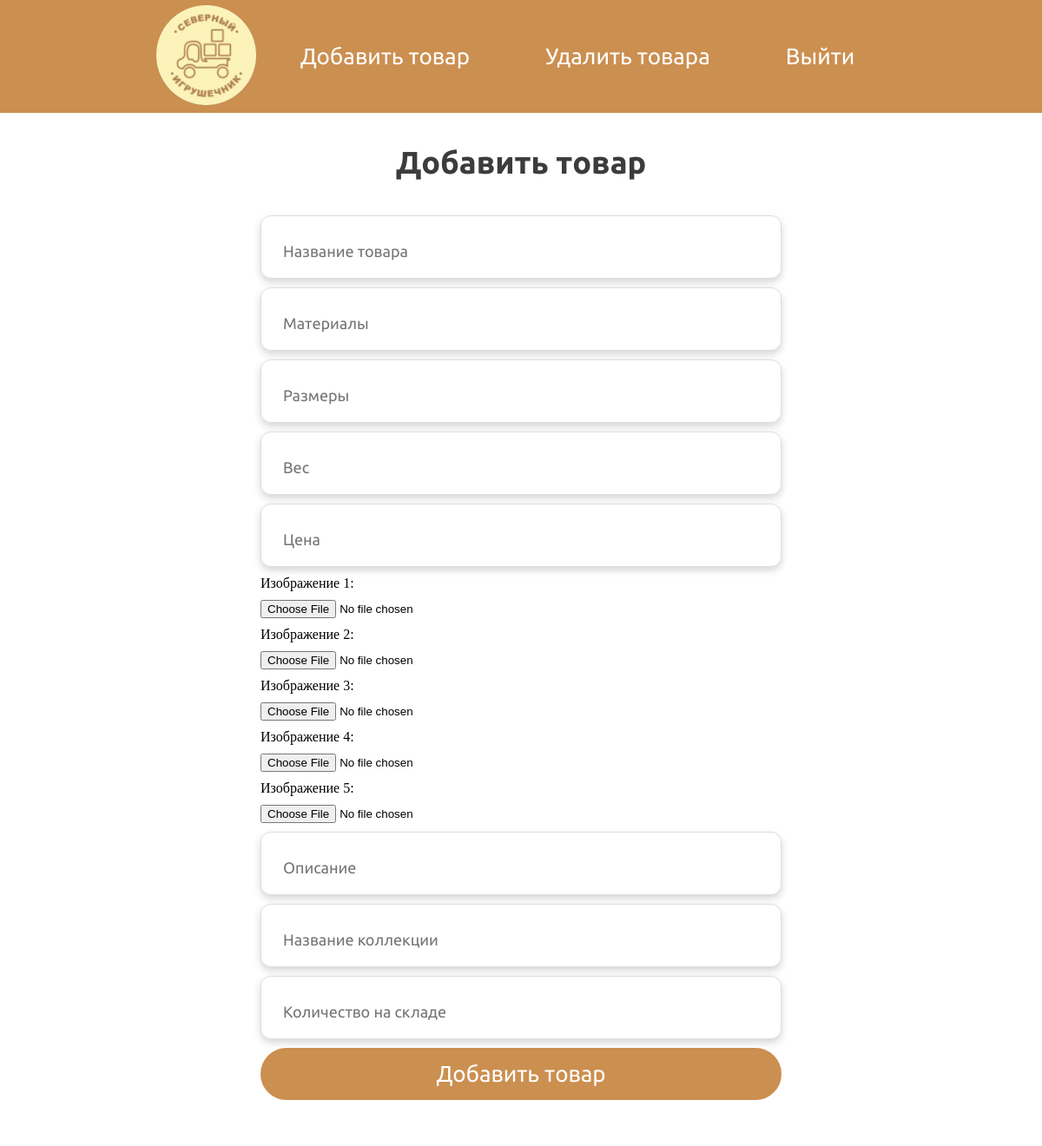
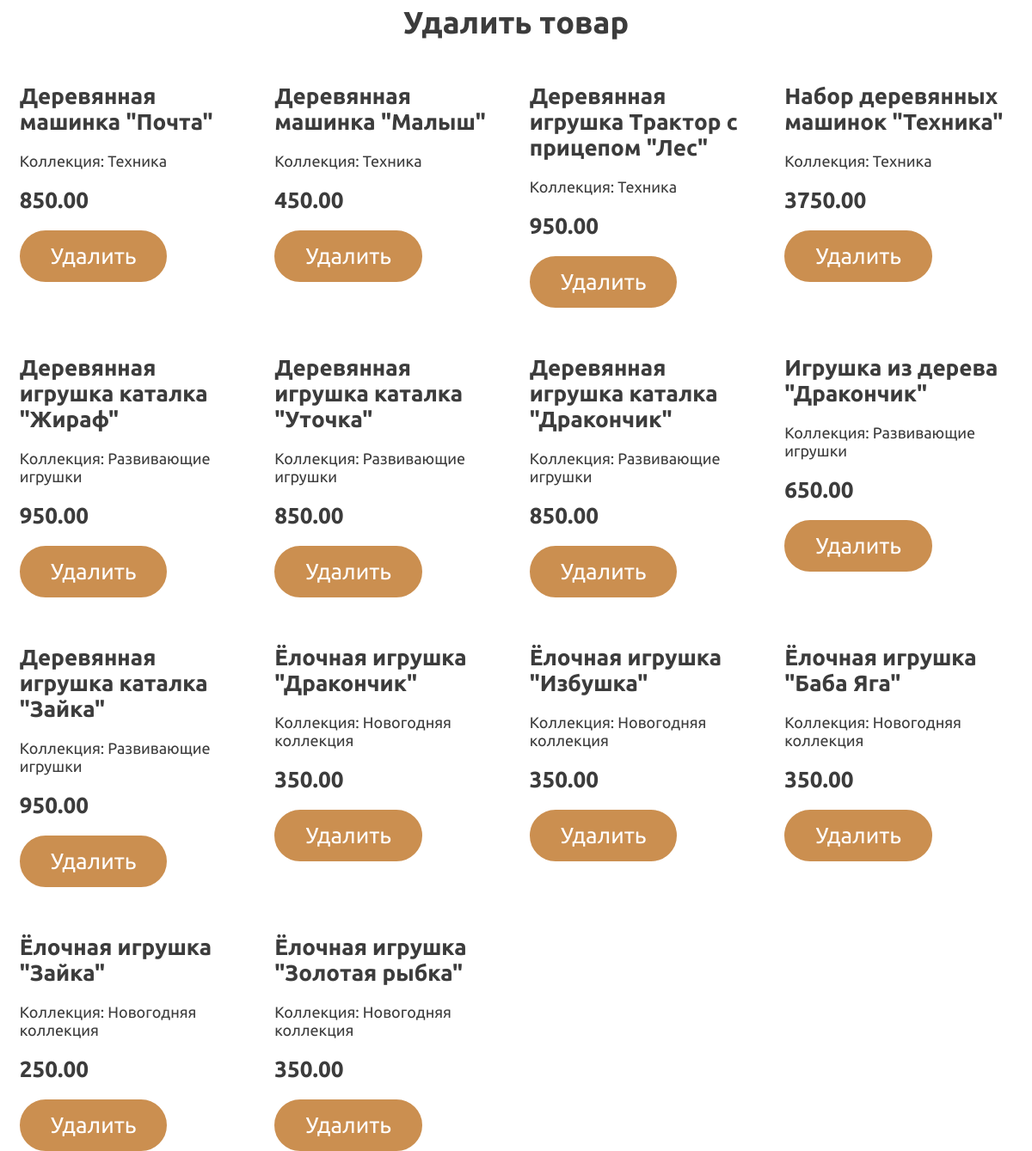
/admin_panel.php (signed in), run on the app's committed database (2 pictures, top to bottom).
### tables this page shows
CREATE TABLE IF NOT EXISTS `products` (
  `id` int NOT NULL AUTO_INCREMENT,
  `name_product` varchar(255) NOT NULL,
  `materials` varchar(255) NOT NULL,
  `size` varchar(255) NOT NULL,
  `weight` varchar(10) NOT NULL,
  `price` decimal(10,2) NOT NULL,
  `image_1` varchar(255) NOT NULL,
  `image_2` varchar(255) NOT NULL,
  `image_3` varchar(255) NOT NULL,
  `image_4` varchar(255) NOT NULL,
  `image_5` varchar(255) NOT NULL,
  `description` varchar(2000) NOT NULL,
  `collection_name` enum('Техника','Новогодняя коллекция','Развивающие игрушки') NOT NULL,
  `quantity` int NOT NULL DEFAULT '0',
  PRIMARY KEY (`id`)
);

### admin_panel.php (the view, shortened to what this page needs)
<!DOCTYPE html>
<html lang="ru">
<head>
    <link rel="stylesheet" href="style.css" />
</head>
<body>
    <div class="admin_head">
        <a href="index.php"><img class="admin_logo" src="img/logo.png" alt="logo"></a>
        <a href="admin_panel.php#add_product"><button class="button ur26_white">Добавить товар</button></a>
        <a href="admin_panel.php#delete_product"><button class="button ur26_white">Удалить товара</button></a>
        <a href="admin.php"><button class="button ur26_white" type="submit" name="logout">Выйти</button></a>
    </div>
</body>
</html>
<?php
$servername = "localhost";
$username = "root";
$password = "";
$dbname = "my_shop";
$conn = new mysqli($servername, $username, $password, $dbname);
?>
<div id="add_product" class="ub36_black offering">Добавить товар</div>
<form class="making_order_block" action="admin_panel.php" method="post" enctype="multipart/form-data">
    <div class="making_order_product10">
        <input class="input_making_order ur18_gray" type="text" id="name_product" name="name_product"
            placeholder="Название товара" required>
        <input class="input_making_order ur18_gray" type="text" id="materials" name="materials" placeholder="Материалы">
        <input class="input_making_order ur18_gray" type="text" id="size" name="size" placeholder="Размеры">
        <input class="input_making_order ur18_gray" type="number" id="weight" name="weight" step="any"
            placeholder="Вес">
        <input class="input_making_order ur18_gray" type="number" id="price" name="price" step="any" placeholder="Цена"
            required>
        <label for="image_1">Изображение 1:</label>
        <input type="file" id="image_1" name="image_1" accept="image/*">
        <label for="image_2">Изображение 2:</label>
        <input type="file" id="image_2" name="image_2" accept="image/*">
        <label for="image_3">Изображение 3:</label>
        <input type="file" id="image_3" name="image_3" accept="image/*">
        <label for="image_4">Изображение 4:</label>
        <input type="file" id="image_4" name="image_4" accept="image/*">
        <label for="image_5">Изображение 5:</label>
        <input type="file" id="image_5" name="image_5" accept="image/*">
        <input class="input_making_order ur18_gray" type="text" id="description" name="description"
            placeholder="Описание">
        <input class="input_making_order ur18_gray" type="text" id="collection_name" name="collection_name"
            placeholder="Название коллекции">
        <input class="input_making_order ur18_gray" type="number" id="quantity" name="quantity" min="0"
            placeholder="Количество на складе" required>
        <input class="button ur26_white" type="submit" name="add" value="Добавить товар">
    </div>
</form>
<div class="container">
    <div id="delete_product" class="ub36_black offering">Удалить товар</div>
    <div class="cards">
        <?php
        $otzov = $conn->query("SELECT * FROM products ORDER BY id");
        while ($comm = mysqli_fetch_assoc($otzov)) {
            ?>
            <div class="card">
                <div class="ub26_black"> <?php echo ' ';
                echo htmlspecialchars($comm['name_product']) . ' '; ?></div>
                <div class="ur18_black">Коллекция:
                    <?php echo ' ';
                    echo htmlspecialchars($comm['collection_name']); ?>
                </div>
                <div class="ub26_black"><?php echo ' ';
                echo htmlspecialchars($comm['price']); ?></div>
                <form method="POST">
                    <button class="button ur26_white" type="submit" name="dell">Удалить</button>
                </form>
            </div>
            <?php
        }
        ?>
    </div>
</div>

### style.css (style rules this page uses)
.ur26_white { font-family: 'Ubuntu Regular'; font-size: 26px; color: #ffffff; }
.ub36_black { font-family: 'Ubuntu Bold'; font-size: 36px; color: #3C3C3C; }
.ub26_black { font-family: 'Ubuntu Bold'; font-size: 26px; color: #3C3C3C; }
.ur18_gray { font-family: 'Ubuntu Regular'; font-size: 18px; color: #8B8B8B; }
.ur18_black { font-family: 'Ubuntu Regular'; font-size: 18px; color: #3C3C3C; }
* { margin: 0; padding: 0; box-sizing: border-box; }
body { max-width: 1920px; margin: 0 auto; display: block; }
a { text-decoration: none; }
.container { width: 100%; max-width: 1470px; margin: 0 auto; padding: 0 15px; }
.offering { text-align: center; }
.button { background-color: #CB8F50; padding: 12px 33px; border-radius: 50px; border: 3px solid #CB8F50; cursor: pointer; transition: 0.3s ease-in-out; }
.making_order_block { background-color: #FFFFFF; max-width: 680px; height: 100%; margin: 0 auto; border-radius: 30px; padding: 40px; display: flex; flex-direction: column; gap: 30px; }
.making_order_product10 { width: 100%; display: flex; flex-direction: column; gap: 10px; }
.input_making_order { padding: 30px 25px 20px; border-radius: 12px; border: 1px solid #DEDEDE; filter: drop-shadow(0px 4px 4px rgba(0, 0, 0, 0.166)); outline: none; width: 100%; }
.cards { display: grid; grid-template-columns: repeat(auto-fill, minmax(270px, 1fr)); width: 100%; justify-content: center; justify-items: center; column-gap: 46px; row-gap: 55px; padding: 50px 0 0 0; }
.card { display: flex; flex-direction: column; gap: 20px; width: 325px; transition: 0.3s ease-in-out; }
.admin_head { background-color: #CB8F50; height: 130px; display: flex; align-items: center; justify-content: center; gap: 15px; }
@media (max-width:1460px) { .card { width: 265px; } }
@media (max-width:1460px) { .cards { grid-template-columns: repeat(auto-fill, minmax(230px, 1fr)); padding: 50px 15px 0; } }

### data on the page
products: name_product "Деревянная машинка \"Почта\"", collection_name "Техника", price "850.00"
products: name_product "Деревянная машинка \"Малыш\"", collection_name "Техника", price "450.00"
products: name_product "Деревянная игрушка Трактор с прицепом \"Лес\"", collection_name "Техника", price "950.00"
products: name_product "Набор деревянных машинок \"Техника\"", collection_name "Техника", price "3750.00"
products: name_product "Деревянная игрушка каталка \"Жираф\"", collection_name "Развивающие игрушки", price "950.00"
products: name_product "Деревянная игрушка каталка \"Уточка\"", collection_name "Развивающие игрушки", price "850.00"
products: name_product "Деревянная игрушка каталка \"Дракончик\"", collection_name "Развивающие игрушки", price "850.00"
products: name_product "Игрушка из дерева \"Дракончик\"", collection_name "Развивающие игрушки", price "650.00"
products: name_product "Деревянная игрушка каталка \"Зайка\"", collection_name "Развивающие игрушки", price "950.00"
products: name_product "Ёлочная игрушка \"Дракончик\"", collection_name "Новогодняя коллекция", price "350.00"
products: name_product "Ёлочная игрушка \"Избушка\"", collection_name "Новогодняя коллекция", price "350.00"
products: name_product "Ёлочная игрушка \"Баба Яга\"", collection_name "Новогодняя коллекция", price "350.00"
products: name_product "Ёлочная игрушка \"Зайка\"", collection_name "Новогодняя коллекция", price "250.00"
products: name_product "Ёлочная игрушка \"Золотая рыбка\"", collection_name "Новогодняя коллекция", price "350.00"
